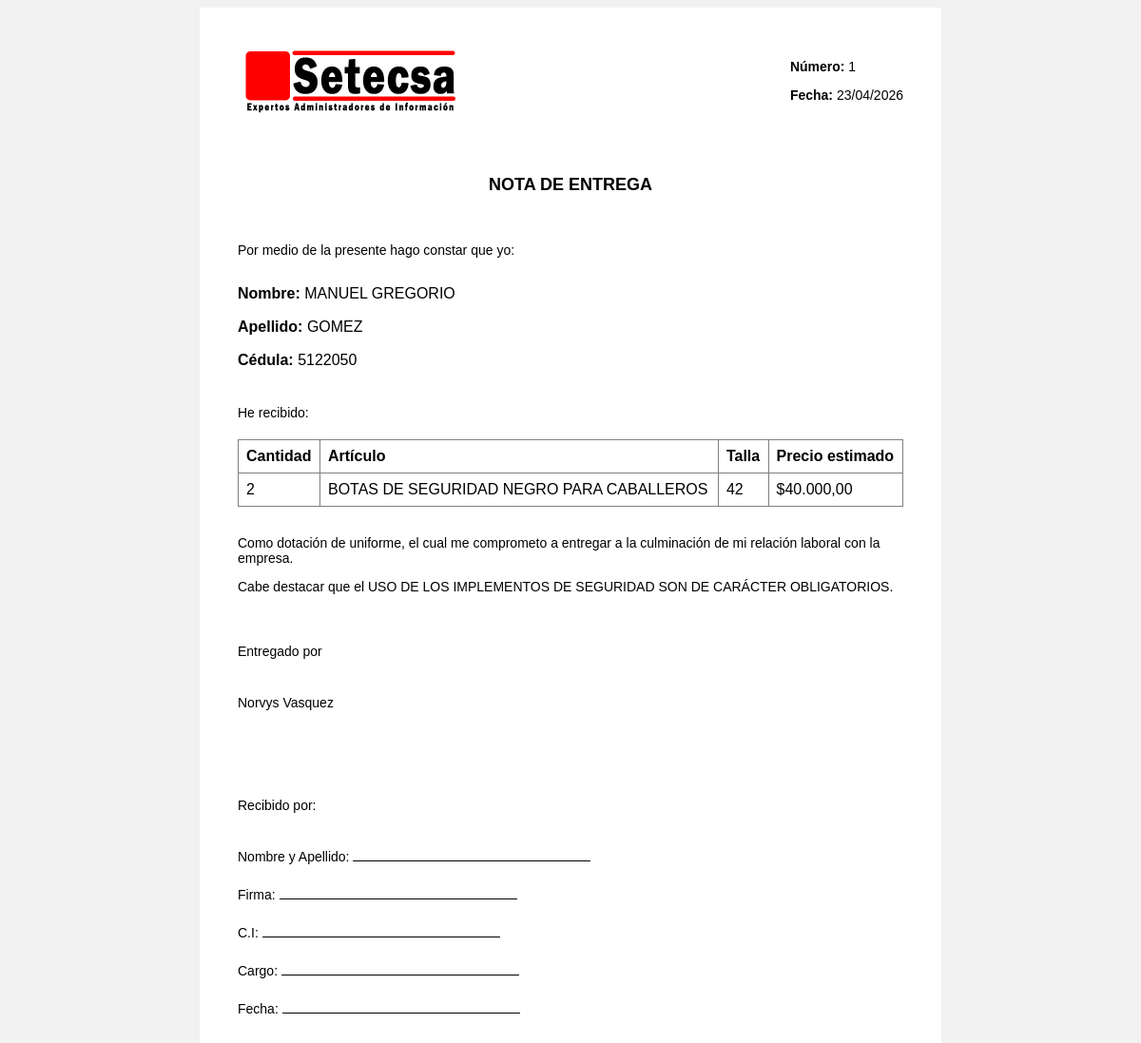
The page /nota.php?id=1 on the database its author committed.
### tables this page shows
CREATE TABLE `ordenes` (
  `id` bigint(20) UNSIGNED NOT NULL,
  `fecha` date NOT NULL,
  `empleado` bigint(20) UNSIGNED NOT NULL,
  `usuario_nombre` varchar(150) DEFAULT NULL
);

CREATE TABLE `empleados` (
  `id` bigint(20) UNSIGNED NOT NULL,
  `expediente` varchar(7) NOT NULL,
  `cedula` varchar(8) NOT NULL,
  `nombres` varchar(40) NOT NULL,
  `apellidos` varchar(40) NOT NULL,
  `cargo` bigint(20) UNSIGNED NOT NULL,
  `ingreso` date NOT NULL,
  `ubicacion` bigint(20) UNSIGNED NOT NULL,
  `activo` int(11) NOT NULL
);

### funciones.php (called while the page is built, shortened)
<?php
    function b_combo($conn,$campo,$tabla,$id,$val)
    {
        $qry = "SELECT $campo FROM $tabla WHERE $id = '$val'";
        $rcombo =  mysqli_query($conn,$qry) or die('La consulta falló: '.$mysqli -> error);
        $combo = mysqli_fetch_array($rcombo, MYSQLI_ASSOC);
        return $combo[$campo];
    }
    function invierte_fecha($fech,$opc)
    {
        $fecha="";
        if (strlen($fech)>0)
        {
            if ($opc)
            {
                $yyyy = substr($fech, 6, 4);
                $mm = substr($fech, 3, 2);
                $dd = substr($fech, 0, 2);
                $fecha =$yyyy."-".$mm."-".$dd;
            }else{
                $yyyy = substr($fech, 0, 4);
                $mm = substr($fech, 5, 2);
                $dd = substr($fech, 8, 2);
                $fecha =$dd."/".$mm."/".$yyyy;
            }
        }
        return $fecha;
    }

### nota.php (the view, shortened to what this page needs)
<?php
include ('conexion_db.php');
include ('funciones.php');
$numero = 0;
$fecha = date("d/m/Y");
$nombre = "";
$apellido = "";
$cedula = "";
$usuario_nombre = "";
$rows_detalle = array();
$id = isset($_GET['id']) ? intval($_GET['id']) : 0;
if ($id > 0) {
    $qry = "SELECT * FROM ordenes WHERE id = $id";
    $result = mysqli_query($mysqli, $qry) or die('La consulta falló: '.$mysqli->error);
    if ($row = mysqli_fetch_array($result, MYSQLI_ASSOC)) {
        $numero = $row['id'];
        $fecha = invierte_fecha($row['fecha'], 0);
        $idempleado = $row['empleado'];
        $nombre = trim(b_combo($mysqli, 'nombres', 'empleados', 'id', $idempleado));
        $apellido = trim(b_combo($mysqli, 'apellidos', 'empleados', 'id', $idempleado));
        $cedula = b_combo($mysqli, 'cedula', 'empleados', 'id', $idempleado);
        $usuario_nombre = isset($row['usuario_nombre']) ? trim($row['usuario_nombre']) : '';
        $qry2 = "SELECT d.cantidad, i.idarticulos, i.idcolores, i.idtallas, i.idgeneros, i.precio " .
                "FROM detalles d JOIN inventario i ON d.inventario = i.id " .
                "WHERE d.orden = $id";
        $result2 = mysqli_query($mysqli, $qry2) or die('La consulta falló: '.$mysqli->error);
        while ($row2 = mysqli_fetch_array($result2, MYSQLI_ASSOC)) {
            $producto = b_combo($mysqli, 'nombre', 'articulos', 'id', $row2['idarticulos']);
            $producto .= ' ' . b_combo($mysqli, 'nombre', 'colores', 'id', $row2['idcolores']);
            $producto .= ' PARA ' . b_combo($mysqli, 'nombre', 'generos', 'id', $row2['idgeneros']);
            $talla = b_combo($mysqli, 'nombre', 'tallas', 'id', $row2['idtallas']);
            $precio = number_format($row2['precio'], 2, ',', '.');
            $rows_detalle[] = array(
                'cantidad' => $row2['cantidad'],
                'articulo' => $producto,
                'talla' => $talla,
                'precio' => $precio
            );
        }
    }
}
?>
<!DOCTYPE html>
<html lang="es">
<head>
</head>
<body>
<div class="contenedor">
    <div class="header">
        <div class="logo">
            <img src="logo_setecsa.png" alt="SETESCA" />
        </div>
        <div class="info">
            <p><b>Número:</b> <?php echo $numero; ?></p>
            <p><b>Fecha:</b> <?php echo $fecha; ?></p>
        </div>
    </div>
    <h1 style="font-size: 18px; text-align: center;">NOTA DE ENTREGA</h1>
    <p>Por medio de la presente hago constar que yo:</p>
    <div class="datos">
        <div><b>Nombre:</b> <?php echo $nombre; ?></div>
        <div><b>Apellido:</b> <?php echo $apellido; ?></div>
        <div><b>Cédula:</b> <?php echo $cedula; ?></div>
    </div>
    <p style="margin-top:30px;">He recibido:</p>
    <table>
        <tr>
            <th>Cantidad</th>
            <th>Artículo</th>
            <th>Talla</th>
            <th>Precio estimado</th>
        </tr>
        <?php foreach ($rows_detalle as $detalle): ?>
        <tr>
            <td><?php echo htmlspecialchars($detalle['cantidad']); ?></td>
            <td><?php echo htmlspecialchars($detalle['articulo']); ?></td>
            <td><?php echo htmlspecialchars($detalle['talla']); ?></td>
            <td>$<?php echo htmlspecialchars($detalle['precio']); ?></td>
        </tr>
        <?php endforeach; ?>
    </table>
    <p>
        Como dotación de uniforme, el cual me comprometo a entregar
        a la culminación de mi relación laboral con la empresa.
    </p>
    <p>
        Cabe destacar que el USO DE LOS IMPLEMENTOS DE SEGURIDAD
        SON DE CARÁCTER OBLIGATORIOS.
    </p>
    <div class="firmas">
        <p>Entregado por</p>
        <p><?php echo htmlspecialchars($usuario_nombre); ?></p>
        <br>
        <p>Recibido por:</p>
        <p>
            Nombre y Apellido: <span class="linea"></span><br>
            Firma: <span class="linea"></span><br>
            C.I: <span class="linea"></span><br>
            Cargo: <span class="linea"></span><br>
            Fecha: <span class="linea"></span>
        </p>
    </div>
</div>
</body>
</html>

### nota.php (style rules this page uses)
body { font-family: Arial, sans-serif; background:#f2f2f2; }
.contenedor { width: 700px; margin:auto; background:white; padding:40px; }
.header { display:flex; justify-content:space-between; align-items:flex-start; }
.logo { font-size:60px; font-weight:bold; color:black; }
.logo img { width: 50%; height: auto; display: block; }
.info { text-align:left; font-size:20px; }
h1 { text-align:center; margin-top:60px; margin-bottom:50px; }
p { font-size:14px; }
.datos { margin-top:20px; line-height:35px; }
table { width:100%; border-collapse:collapse; margin-top:20px; margin-bottom:30px; }
table, th, td { border:1px solid gray; }
th, td { padding:8px; text-align:left; }
.firmas { margin-top:40px; line-height:40px; }
.linea { display:inline-block; border-bottom:1px solid black; width:250px; }

### rows shown on the page
ordenes: id "1", fecha "23/04/2026", empleado.nombres "MANUEL GREGORIO", empleado.apellidos "GOMEZ", empleado.cedula "5122050", usuario_nombre "Norvys Vasquez"

### other values the page prints
$detalle['cantidad'] "2"
$detalle['articulo'] "BOTAS DE SEGURIDAD NEGRO PARA CABALLEROS"
$detalle['talla'] "42"
$detalle['precio'] "40.000,00"
